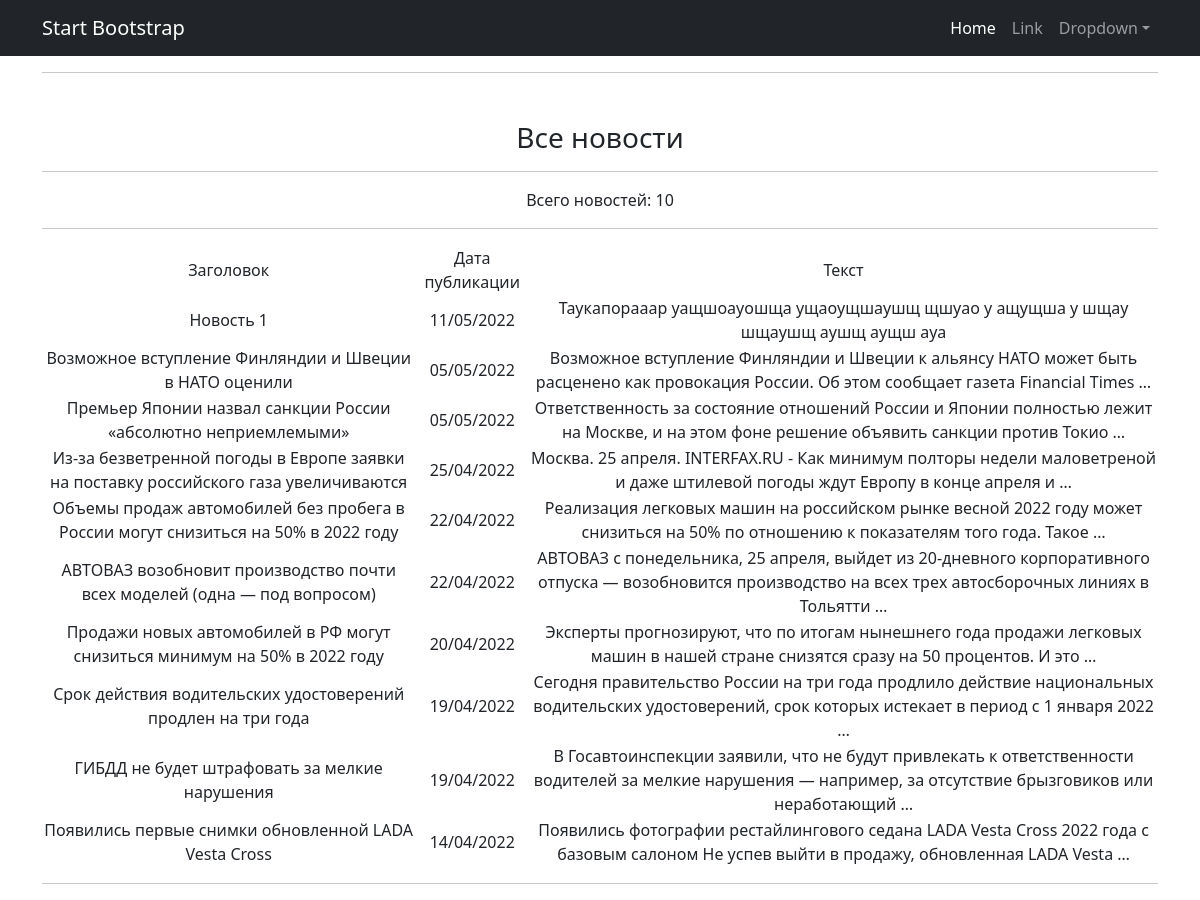
The page /news/ on the database as committed earlier.
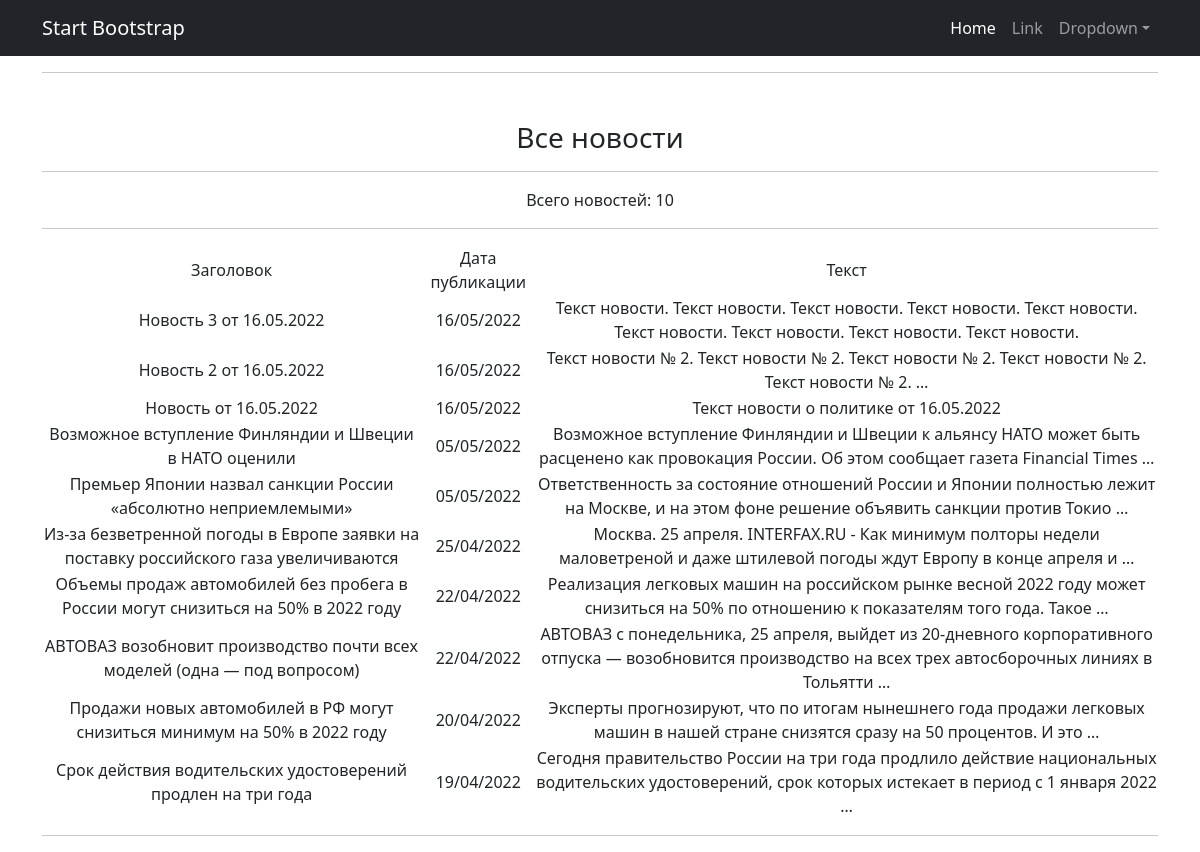
The same page on the database as committed later.
### news/models.py (models this page shows, shortened)
class Post(models.Model):
    author = models.ForeignKey(Author, on_delete=models.CASCADE)
    timeAdding = models.DateTimeField(auto_now_add=True)
    title = models.CharField(max_length=128)
    NEWS = 'NW'
    ARTICLE = 'AR'
    CATEGORY_CHOICES = (
        (NEWS, 'Новость'),
        (ARTICLE, 'Статья'),
    )
    postType = models.CharField(max_length=2, choices=CATEGORY_CHOICES, default=NEWS)
    postCategory = models.ManyToManyField(Category, through='PostCategory')
    text = models.TextField()
    rating = models.SmallIntegerField(default=0)
    class Meta:
        verbose_name = 'Пост'
        verbose_name_plural = 'Посты'

### news/views.py (the view)
# urls.py: path('news/', NewsList.as_view(), name='news_list'),
class NewsList(ListView):
    model = Post
    ordering = '-id'
    template_name = 'news.html'
    context_object_name = 'all_news'
    paginate_by = 10
    def get_queryset(self):
        queryset = super().get_queryset()
        self.filterset = PostFilter(self.request.GET, queryset)
        return self.filterset.qs
    def get_context_data(self, **kwargs):
        context = super().get_context_data(**kwargs)
        context['filterset'] = self.filterset
        return context

### templates/news.html (shortened to what this page needs)
{% extends 'flatpages/default.html' %}
{% block content %}
    <h3>Все новости</h3>
    <hr>
    Всего новостей: {{all_news|length}}
    <hr>
    {% if all_news %}
        <table>
            <tr>
                <td>Заголовок</td>
                <td>Дата публикации</td>
                <td>Текст</td>
            </tr>
            {% for post in all_news %}
            <tr>
                <td>{{post.title}}</td>
                <td>{{post.timeAdding|date:'d/m/Y'}}</td>
                <td>{{post.text|truncatewords:20}}</td>
            </tr>
            {% endfor %}
        </table>
    {% else %}
        <h2>Новостей нет!</h2>
    {% endif %}
{% endblock content %}

Rows that differ between the two databases and show on the page:
removed Post: title "Новость 1", timeAdding "11/05/2022", text "Таукапорааар уащшоауошща ущаоущшаушщ щшуао у ащущша у шщау шщаушщ аушщ аущш ауа"
no longer on this page (row unchanged): Post: title "ГИБДД не будет штрафовать за мелкие нарушения", timeAdding "19/04/2022", text "В Госавтоинспекции заявили, что не будут привлекать к ответственности водителей за мелкие нарушения — например, за отсутствие брызговиков или неработающий …"
no longer on this page (row unchanged): Post: title "Появились первые снимки обновленной LADA Vesta Cross", timeAdding "14/04/2022", text "Появились фотографии рестайлингового седана LADA Vesta Cross 2022 года с базовым салоном Не успев выйти в продажу, обновленная LADA Vesta …"
added Post: title "Новость 3 от 16.05.2022", timeAdding "16/05/2022", text "Текст новости. Текст новости. Текст новости. Текст новости. Текст новости. Текст новости. Текст новости. Текст новости. Текст новости."
added Post: title "Новость 2 от 16.05.2022", timeAdding "16/05/2022", text "Текст новости № 2. Текст новости № 2. Текст новости № 2. Текст новости № 2. Текст новости № 2. …"
added Post: title "Новость от 16.05.2022", timeAdding "16/05/2022", text "Текст новости о политике от 16.05.2022"
